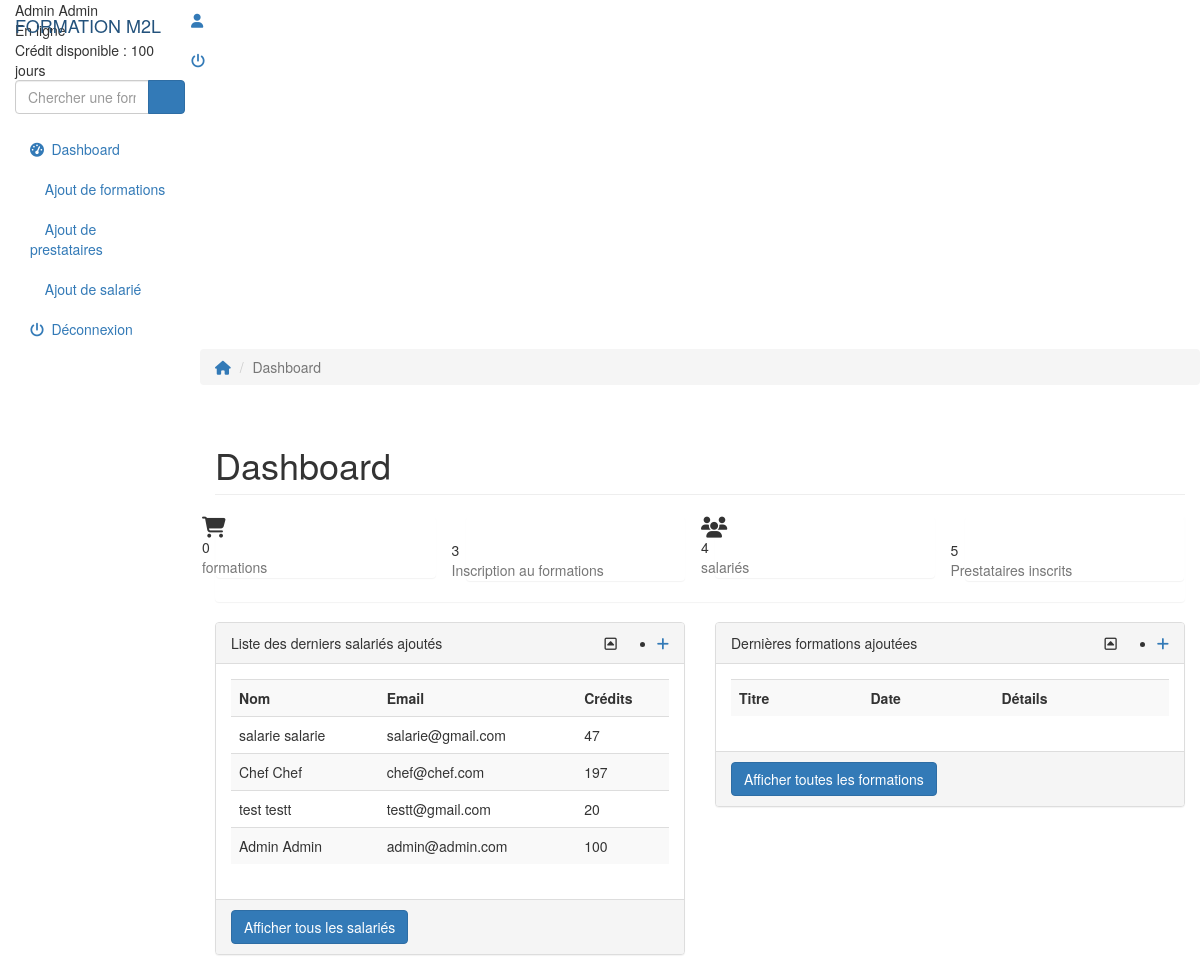
The app's page / (signed in) with its own data.
### tables this page shows
CREATE TABLE IF NOT EXISTS `salarie` (
  `id_s` int(11) NOT NULL AUTO_INCREMENT,
  `nom` varchar(25) NOT NULL,
  `prenom` varchar(255) NOT NULL,
  `login` varchar(255) NOT NULL,
  `email` varchar(255) NOT NULL,
  `mdp` varchar(255) NOT NULL,
  `lvl` int(11) NOT NULL,
  `credits` int(25) NOT NULL,
  `id_chef` int(11) DEFAULT NULL,
  PRIMARY KEY (`id_s`)
);

### Models/functionModels.php (called while the page is built, shortened)
<?php
function recup_dernier_salarie_date() {
    global $bdd;
    $req = $bdd->query('SELECT * FROM salarie ORDER BY id_s DESC LIMIT 0, 7');
    return $req;
}
?>

### Controllers/functionControllers.php (the view, shortened to what this page needs)
<?php
function menu_lvl($lvl, $page) {
    $contenu = '';
    if($lvl == 1) {
        if($page == 'accueil') { $contenu .= '<li class="active">'; } else { $contenu .= '<li>'; } $contenu .= '<a href="'.BASE_URL.'"><em class="fa fa-dashboard">&nbsp;</em> Dashboard</a></li>';
        if($page == 'Formations') { $contenu .= '<li class="active">'; } else { $contenu .= '<li>'; } $contenu .= '<a href="'.BASE_URL.'/Formations"><em class="fa fa-calendar">&nbsp;</em> Formations</a></li>';
        if($page == 'Historique-formation') { $contenu .= '<li class="active">'; } else { $contenu .= '<li>'; } $contenu .= '<a href="'.BASE_URL.'/Historique-formation"><em class="fa fa-bar-chart">&nbsp;</em> Historique de formation</a></li>';
    } elseif($lvl == 3) {
        if($page == 'accueil') { $contenu .= '<li class="active">'; } else { $contenu .= '<li>'; } $contenu .= '<a href="'.BASE_URL.'"><em class="fa fa-dashboard">&nbsp;</em> Dashboard</a></li>';
        if($page == 'Ajout-Formation') { $contenu .= '<li class="active">'; } else { $contenu .= '<li>'; } $contenu .= '<a href="'.BASE_URL.'/Ajout-Formation"><span class="glyphicon glyphicon-calendar" aria-hidden="true"></span> Ajout de formations</a></li>';
        if($page == 'Ajout-Prestataire') { $contenu .= '<li class="active">'; } else { $contenu .= '<li>'; } $contenu .=  '<a href="'.BASE_URL.'/Ajout-Prestataire"><span class="glyphicon glyphicon-list-alt" aria-hidden="true"></span> Ajout de prestataires</a></li>';
        if($page == 'Ajout-Salarie') { $contenu .= '<li class="active">'; } else { $contenu .= '<li>'; } $contenu .= '<a href="'.BASE_URL.'/Ajout-salarie"><span class="glyphicon glyphicon-user" aria-hidden="true"></span> Ajout de salarié</a></li>';
    }
    return $contenu;
}
function tableau_dernier_salarie_dashbord() {
    $req = recup_dernier_salarie_date();
    $contenu = '';
    while($resultat = $req->fetch()) {
        $contenu .= '<tr>
                        <td>'.$resultat['nom'].' '.$resultat['prenom'].'</td>
                        <td>'.$resultat['email'].'</td>
                        <td>'.$resultat['credits'].'</td>
                    </tr>';
    }
    $contenu .= '';
    return $contenu;
}
?>

### records on screen
salarie: nom "salarie", prenom "salarie", email "salarie@gmail.com", credits "47"
salarie: nom "Chef", prenom "Chef", email "chef@chef.com", credits "197"
salarie: nom "test", prenom "testt", email "testt@gmail.com", credits "20"
salarie: nom "Admin", prenom "Admin", email "admin@admin.com", credits "100"

### other values on screen
$_SESSION['nom'] "Admin"
$_SESSION['prenom'] "Admin"
$_SESSION['credits'] "100"
compte_formation() "0"
compte_inscription_formation() "3"
compte_salarie() "4"
compte_prestataire() "5"
